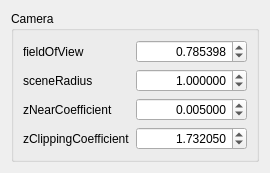
<?xml version="1.0" encoding="UTF-8"?>
<ui version="4.0">
 <class>GvvQCameraEditor</class>
 <widget class="QWidget" name="GvvQCameraEditor">
  <property name="geometry">
   <rect>
    <x>0</x>
    <y>0</y>
    <width>247</width>
    <height>149</height>
   </rect>
  </property>
  <property name="windowTitle">
   <string>Form</string>
  </property>
  <layout class="QVBoxLayout" name="verticalLayout">
   <item>
    <widget class="QGroupBox" name="groupBox">
     <property name="title">
      <string>Camera</string>
     </property>
     <layout class="QGridLayout" name="gridLayout">
      <item row="0" column="0">
       <widget class="QLabel" name="label">
        <property name="toolTip">
         <string>Field of view</string>
        </property>
        <property name="text">
         <string>fieldOfView</string>
        </property>
       </widget>
      </item>
      <item row="0" column="1">
       <widget class="QDoubleSpinBox" name="_fieldOfViewDoubleSpinBox">
        <property name="alignment">
         <set>Qt::AlignRight|Qt::AlignTrailing|Qt::AlignVCenter</set>
        </property>
        <property name="decimals">
         <number>6</number>
        </property>
        <property name="maximum">
         <double>7.000000000000000</double>
        </property>
        <property name="singleStep">
         <double>0.100000000000000</double>
        </property>
        <property name="value">
         <double>0.785398000000000</double>
        </property>
       </widget>
      </item>
      <item row="1" column="0">
       <widget class="QLabel" name="label_2">
        <property name="text">
         <string>sceneRadius</string>
        </property>
       </widget>
      </item>
      <item row="1" column="1">
       <widget class="QDoubleSpinBox" name="_sceneRadiusDoubleSpinBox">
        <property name="alignment">
         <set>Qt::AlignRight|Qt::AlignTrailing|Qt::AlignVCenter</set>
        </property>
        <property name="decimals">
         <number>6</number>
        </property>
        <property name="maximum">
         <double>100000.000000000000000</double>
        </property>
        <property name="value">
         <double>1.000000000000000</double>
        </property>
       </widget>
      </item>
      <item row="2" column="0">
       <widget class="QLabel" name="label_3">
        <property name="text">
         <string>zNearCoefficient</string>
        </property>
       </widget>
      </item>
      <item row="2" column="1">
       <widget class="QDoubleSpinBox" name="_zNearCoefficientDoubleSpinBox">
        <property name="alignment">
         <set>Qt::AlignRight|Qt::AlignTrailing|Qt::AlignVCenter</set>
        </property>
        <property name="decimals">
         <number>6</number>
        </property>
        <property name="maximum">
         <double>1.000000000000000</double>
        </property>
        <property name="singleStep">
         <double>0.100000000000000</double>
        </property>
        <property name="value">
         <double>0.005000000000000</double>
        </property>
       </widget>
      </item>
      <item row="3" column="0">
       <widget class="QLabel" name="label_4">
        <property name="text">
         <string>zClippingCoefficient</string>
        </property>
       </widget>
      </item>
      <item row="3" column="1">
       <widget class="QDoubleSpinBox" name="_zClippingCoefficientDoubleSpinBox">
        <property name="alignment">
         <set>Qt::AlignRight|Qt::AlignTrailing|Qt::AlignVCenter</set>
        </property>
        <property name="decimals">
         <number>6</number>
        </property>
        <property name="maximum">
         <double>10.000000000000000</double>
        </property>
        <property name="singleStep">
         <double>0.100000000000000</double>
        </property>
        <property name="value">
         <double>1.732050000000000</double>
        </property>
       </widget>
      </item>
     </layout>
    </widget>
   </item>
  </layout>
 </widget>
 <resources/>
 <connections/>
</ui>
